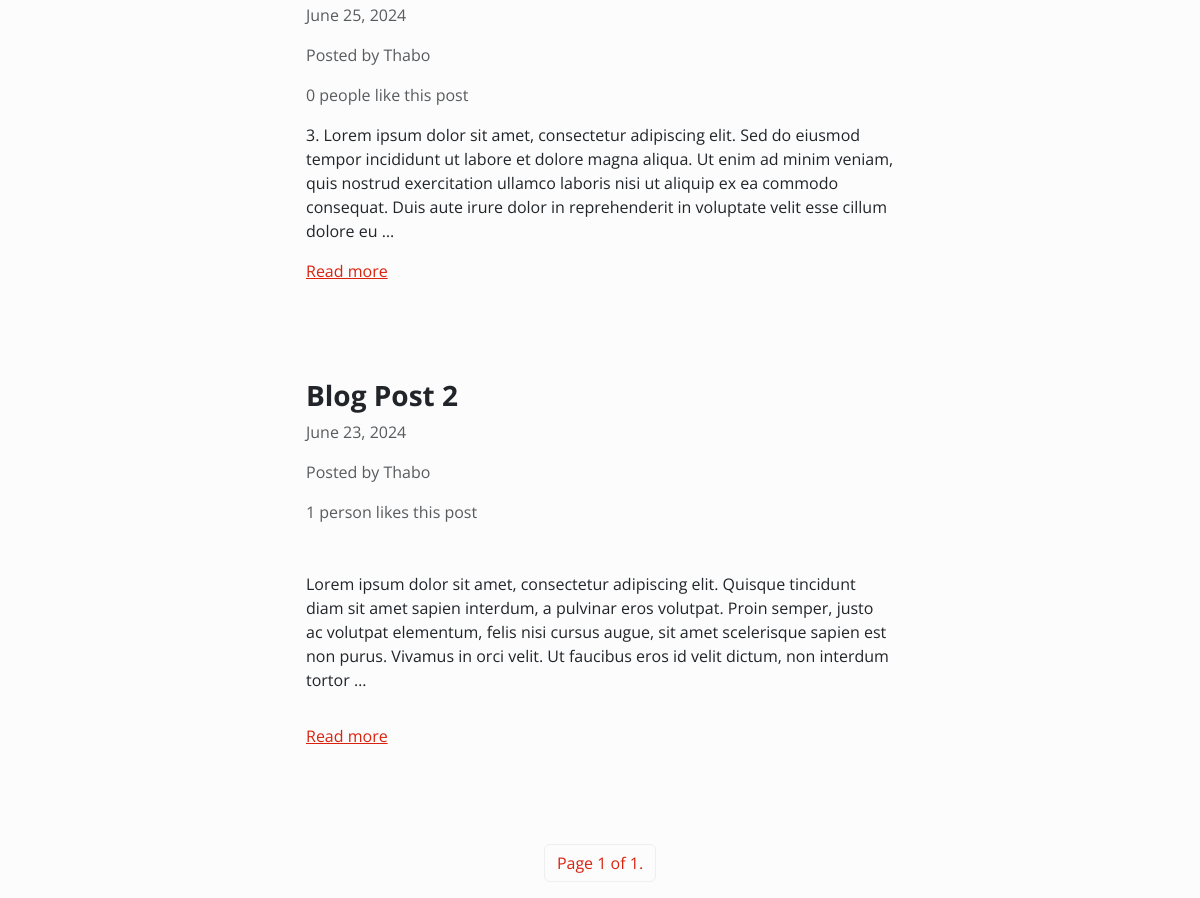
Page /blog/blog-home/ (lower part) on the earlier database version.
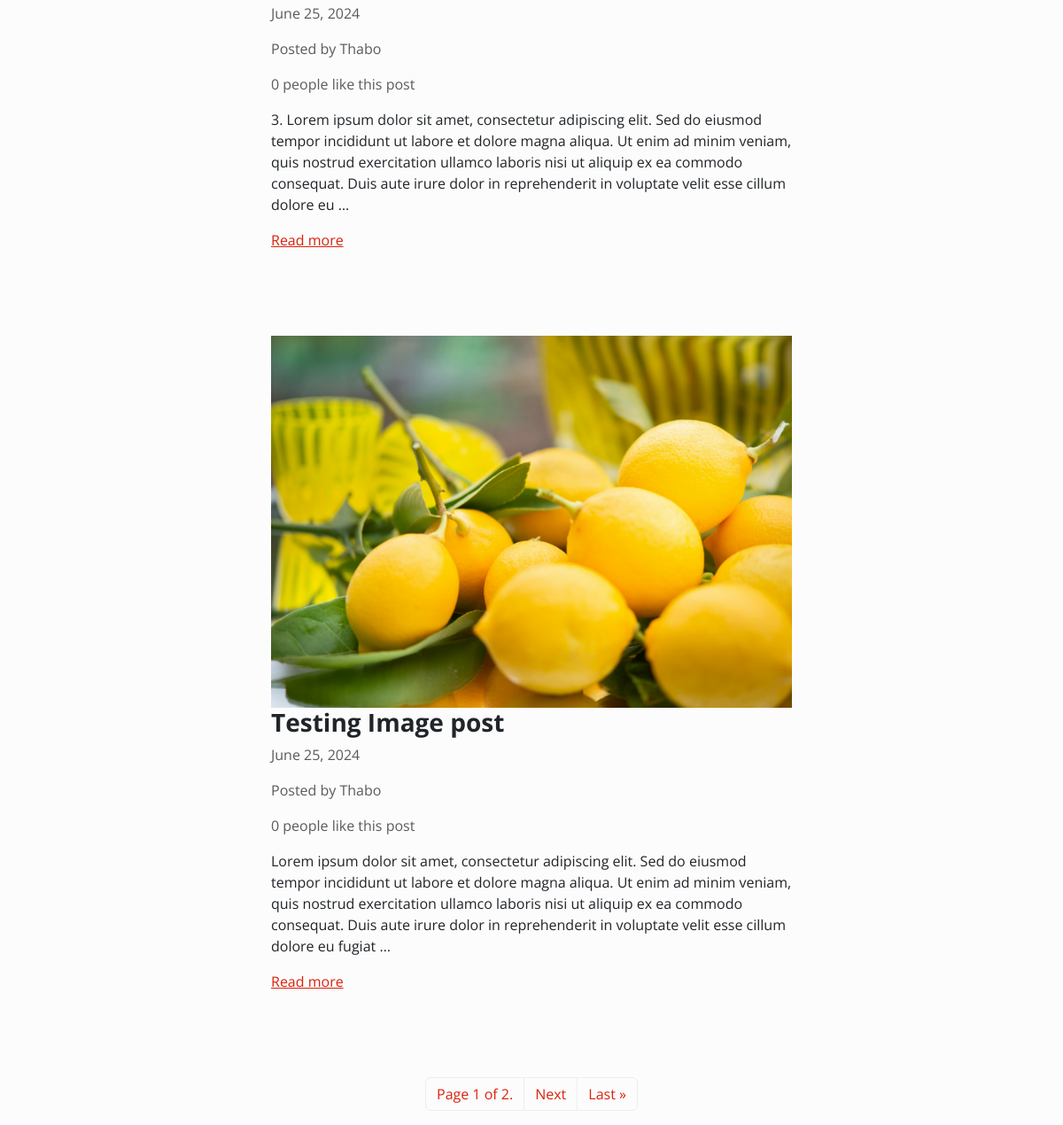
Same page on the later database version.
### blog/models.py (models this page shows)
class Article(models.Model):
    title = models.CharField(max_length=255)
    content = HTMLField()
    date = models.DateField(auto_now_add=True)
    author = models.ForeignKey(User, on_delete=models.CASCADE)
    featured = models.BooleanField(default=False)
    likes = models.ManyToManyField(User, related_name='likes', blank=True)
    image = models.ImageField(upload_to='images/', blank=True, null=True)

### blog/views.py (the view)
# urls.py: path('blog-home/', BlogHome.as_view(), name='blog_home'),
class BlogHome(ListView):
    model = Article
    queryset = Article.objects.all().order_by('-date')
    template_name = 'blog/blog_home.html'
    paginate_by = 4

### blog/templates/blog/blog_home.html (shortened to what this page needs)
{% extends "blog/blog_base.html" %}
{% block content %}
    {% for object in object_list %}
    <div class="row">
        <div class="col-md-6 col-11 mx-md-auto mx-3 mt-5 mb-5">
            {% if object.image %}
                <img src="{{ object.image.url }}" class="img-fluid" alt="{{ object.title }}">
            {% endif %}
            <h3 class="fw-bold">{{ object.title }}</h3>
            <p class="text-muted">{{ object.date }}</p>
            <p class="text-muted">Posted by {{ object.author.username }}</p>
            {% if object.likes.count == 1 %}
                <p class="text-muted">{{ object.likes.count }} person likes this post</p>
            {% else %}
                <p class="text-muted">{{ object.likes.count }} people like this post</p>
            {% endif %}
            <div class="my-3">
                {{ object.content|truncatewords_html:50|safe }}
            </div>
            <a href="{% url 'detail_article' object.id %}">Read more</a>
        </div>
    </div>
    {% endfor %}
    <nav>
        <ul class="pagination">
            <div class="mx-auto d-flex flex-row mt-5">
                <li class="page-item">
                    <a href="#" class="page-link">Page {{ page_obj.number }} of {{ page_obj.paginator.num_pages }}.</a>
                </li>
                {% if page_obj.has_next %}
                    <li class="page-item">
                        <a class="page-link" href="?page={{ page_obj.next_page_number }}">Next</a>
                    </li>
                    <li class="page-item">
                        <a href="?page={{ page_obj.paginator.num_pages }}" class="page-link">Last &raquo;</a>
                    </li>
                {% endif %}
            </div>
        </ul>
    </nav>
{% endblock %}

Differences in the rows shown:
no longer on this page (row unchanged): Article: title "Blog Post 2", date "June 23, 2024", author.username "Thabo", likes.count "1", content "Lorem ipsum dolor sit amet, consectetur adipiscing elit. Quisque tincidunt diam sit amet sapien interdum, a pulvinar eros volutpat. Proin semper, justo ac volutpat elementum, felis nisi cursus augue, sit amet scelerisque sapien est non purus. Vivamus in orci velit. Ut faucibus eros id velit dictum, non interdum tortor …"
added Article: image (picture), title "Testing Image post", date "June 25, 2024", author.username "Thabo", likes.count "0", content "Lorem ipsum dolor sit amet, consectetur adipiscing elit. Sed do eiusmod tempor incididunt ut labore et dolore magna aliqua. Ut enim ad minim veniam, quis nostrud exercitation ullamco laboris nisi ut aliquip ex ea commodo consequat. Duis aute irure dolor in reprehenderit in voluptate velit esse cillum dolore eu fugiat …"
Other differences:
{{ page_obj.paginator.num_pages }}: "1" → "2"
text now shown: "Next Last »"
